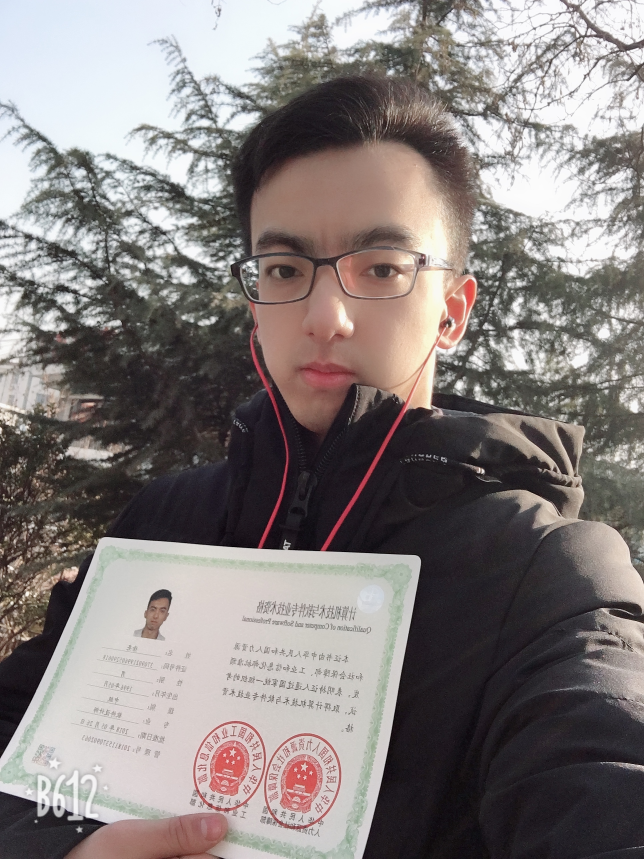
#> input picture img/IMG_0076[1].JPG, 1932 x 2576 px (shown at 1/3 size); its folder holds 4 pictures in this run
$ python HeartPic.py   (older library calls are emulated)
#> lines starting #> are read from the running program, lines starting #| are printed output that depends on the picture
import cv2
import numpy as np
from PIL import Image
import os
import math
import random
import shutil
import uuid


# 处理的所有图片及结果存放的总目录
dir = os.path.dirname(os.path.realpath(__file__))
sourDir = os.path.join(dir, '', 'img')
# 白底图片所在的路径
whiteImagePath = os.path.join(dir , 'white', 'white.jpg')
# 白底图片所在的目录
whiteGoalPath = os.path.join(dir, '', 'white')
# 拼接后的图片的总尺寸，根据尺寸和图片数量计算出每张图片的大小
totalSize = 1000
# 重设大小后的图片所在的目录
transferDir = os.path.join(dir, '', 'heartsavereset')
# 拼接结果图片所在的目录
resultDir = os.path.join(dir, '', 'pic')

# 创建必要文件夹
def makedir(mydir):
    if not os.path.exists(mydir):
        os.makedirs(mydir)

# 创建一张分辨率为1920X1080的三通道的白色背景照片
def createBlackImg():
    # 创建一个1920x1080的图片,通道为3
    img = np.zeros([1080,1920,3])
    # 将三个通道都设置为255,即白色
    img[:,:,0] = np.zeros([1080,1920]) + 255
    img[:,:,1] = np.zeros([1080,1920]) + 255
    img[:,:,2] = np.zeros([1080,1920]) + 255
    # 显示该图
    cv2.imshow("white",img)
    # 将这个图写入硬盘
    cv2.imwrite("white.jpg",img)
    # cv2.waitKey(0)

# 计算每个拼接大图需要多少个小图作为边长拼接
def getSize(num):
    # 最小边长从5开始，由其心形规律得出n的计算公式（推理步骤不放出来了）
    n = math.floor(math.sqrt(2 * num + 27 / 4) - 1.5)
    # 若为偶数，则减一
    if n % 2 == 0:
        n -= 1
    return n


# 获取指定路径下的所有图片
def getImagesName(dir):
#> called with dir = 'img'
    allPicPath = []  # 所有图片
    for root, dirs, files in os.walk(dir):
        for file in files:
            # 可自行添加图片的类型判断
            if file.endswith('.jpeg') or file.endswith('.png') or file.endswith('.JPG'):
                allPicPath.append(dir + '/' + file)
    return allPicPath


# 将图片转化为指定大小
def transferSize(allPicPath, height, width):
    # out.save(goalPath + str((allPicPath[i].split('/')[len(allPicPath[i].split('/')) - 1])))
    # 判断是否是空文件夹，如果不是空文件夹就清空文件夹内的文件
#> called with height = 1000, width = 1000
    if len(transferDir):
        shutil.rmtree(transferDir)
        os.mkdir(transferDir)
    for i in range(len(allPicPath)):
        # 打开图片
        im = Image.open(allPicPath[i])
#> im is the input picture: PIL image 1932x2576 RGB; mean R, G, B 134.1, 127, 125.8
        # 重新设置图片的大小
        out = im.resize((height, width), Image.ANTIALIAS)
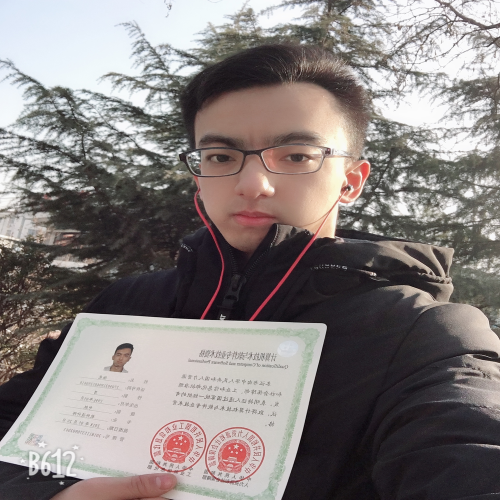
#> out: PIL image 1000x1000 RGB (shown at 1/2 size); mean R, G, B 134.1, 127, 125.8
        # 将图片保存到固定的位置
        out.save(transferDir + '/' + str(i) + '.jpeg')
#> pass 2 of the loop in transferSize, `for i in range(len(allPicPath)):`:
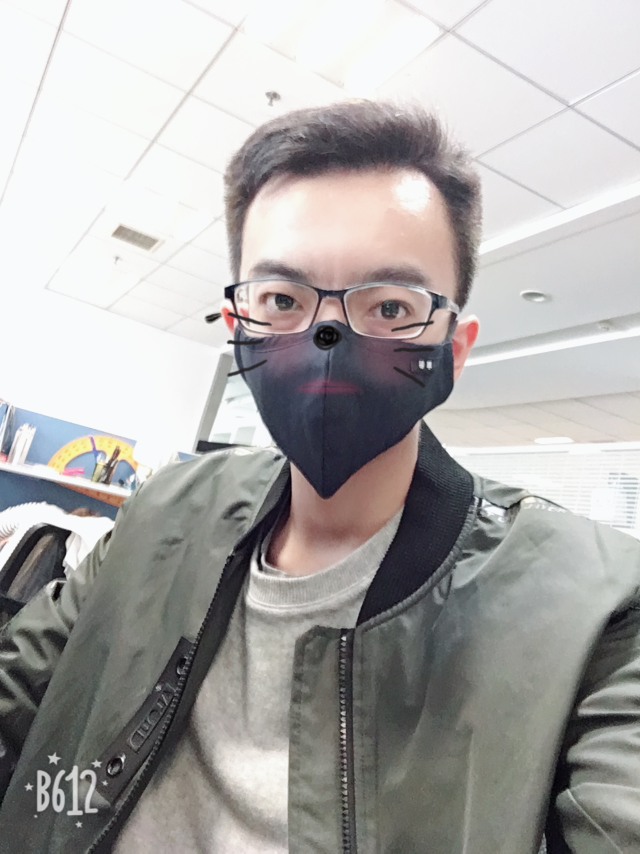
#> input picture img/IMG_0216.JPG, 1920 x 2560 px (shown at 1/3 size)
#> in transferSize, im is the input picture: PIL image 1920x2560 RGB; mean R, G, B 172, 169.9, 168.6
#> in transferSize, `out = im.resize((height, width), Image.ANTIALIAS)`:
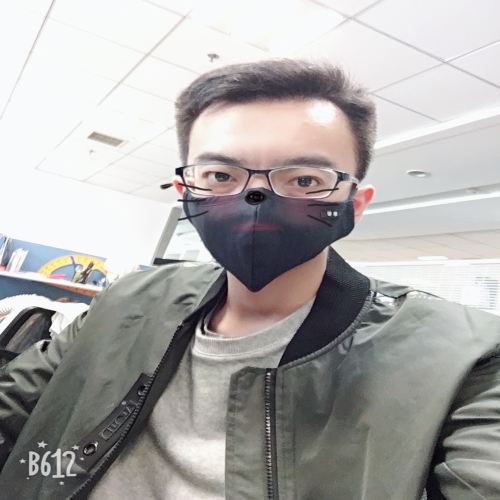
#> out: PIL image 1000x1000 RGB (shown at 1/2 size); mean R, G, B 172, 169.9, 168.6
#> pass 3 of the loop in transferSize, `for i in range(len(allPicPath)):`:
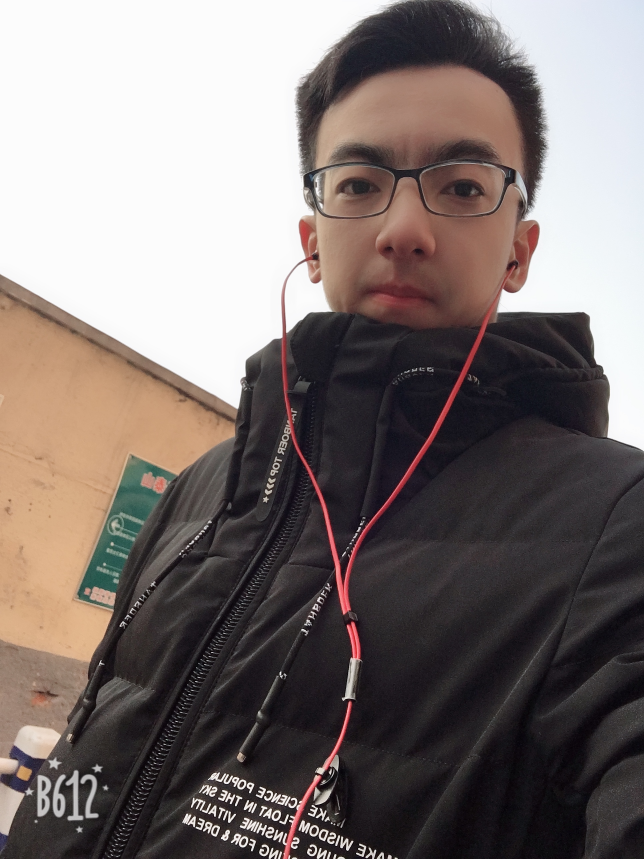
#> input picture img/IMG_0056[1].JPG, 1932 x 2576 px (shown at 1/3 size)
#> in transferSize, im is the input picture: PIL image 1932x2576 RGB; mean R, G, B 125.4, 115.6, 113.4
#> in transferSize, `out = im.resize((height, width), Image.ANTIALIAS)`:
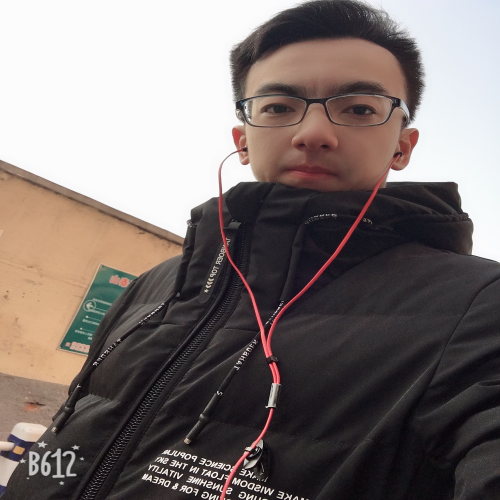
#> out: PIL image 1000x1000 RGB (shown at 1/2 size); mean R, G, B 125.4, 115.6, 113.4
#> the loop made 4 passes; the first 3 are shown


def main(dir):
    # [7 lines of commented-out code are left out]
    allPicPath = getImagesName(sourDir)
    # print(allPicPath)
    # 得到图片数量
    numOfPic = len(allPicPath)
    # print(allPicPath)

    # 获取生成图片的边长大小，并计算出每个图片的边长应该是多大
    size = getSize(numOfPic)
    height = math.floor(totalSize / size)
    width = math.floor(totalSize / size)

    # 将用于拼接的图片都格式化为统一大小的图片
    transferSize(allPicPath, height, width)
    # 获取所有格式化后的拼接图片的路径
    allTransPicPath = getImagesName(transferDir)
    # print(allTransPicPath)

    # 获取用于填充多余部分的格式化后的白色图片的image
    # transferSize(whiteImagePath, height, width, whiteGoalPath[0])

    # perPicNum = math.floor(math.sqrt(numOfPic))
    toImage = Image.new('RGBA', (totalSize, totalSize))
#> toImage: PIL image 1000x1000 RGBA; every value is 0

    # 随机打乱用于拼接的图片的顺序，这样可保证每次拼接出来的图片顺序都是不同的
    random.shuffle(allTransPicPath)

    # 用于统计使用的拼图的图的数量
    j = 0
    # print(len(allTransPicPath))

    # 获取白底图片的image，并设置好同样大小备用
#> (the run stopped early here; a loop or call above may not have finished)
